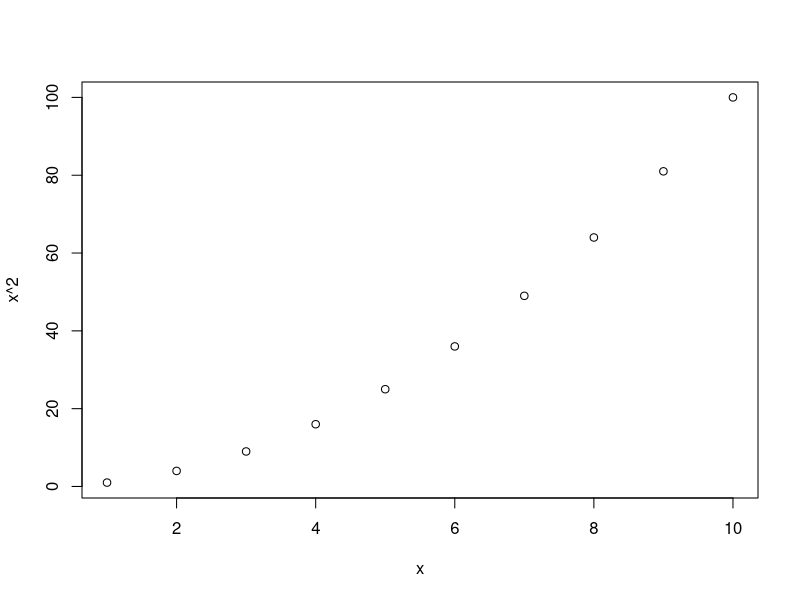

Generate this figure with R:
## ---- chunk 1
sqrt(4)
sqrt(x=4)
## ---- chunk 2
rep.int(2.3, 4)
## ---- chunk 3
rep.int(x = 2.3, times = 4)
rep.int(times = 4, x = 2.3) # same as above
## ---- chunk 4
rep.int(times = 4, 2.3) # same as above
## ---- chunk 5
log(8)                  # natural log
log(8, base = exp(1))   # same as above
log(8, base = 2)        # 2^3 = 8
## ---- chunk 6
c(1)
c(1,2,3)
c(234,553)
## ---- chunk 7
data.frame(row.names    = c("A","B","C"), 
           column.names = c("a","b","c"))
## ---- chunk 8
x <- 1:10   # creates the vector [1 2 3 ... 10]
plot(x, x^2)
## ---- chunk 9
df <- data.frame(x = 1:3, y = 4:6)
df
subset(df, x > 1 & y < 6)
